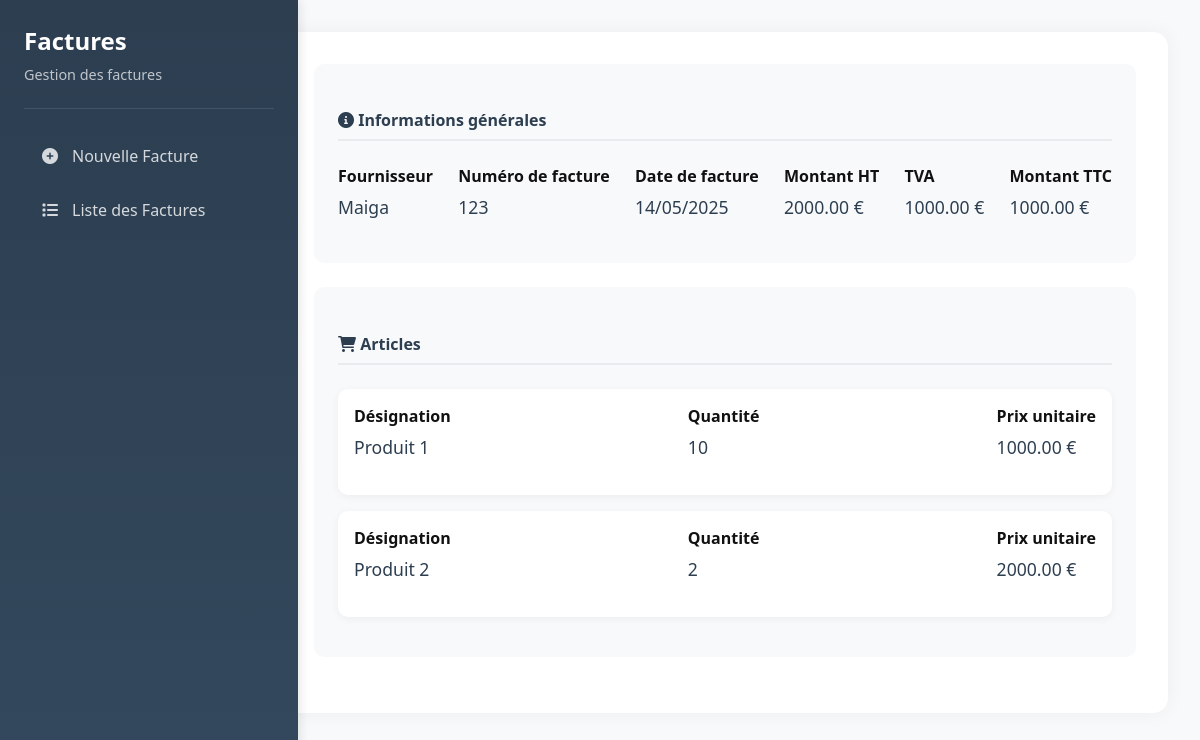
The page /scanFacture/detail/1/ (signed in) on the database its author committed.
### scanFacture/models.py (models this page shows, shortened)
class Facture(models.Model):
    utilisateur = models.ForeignKey(User, on_delete=models.CASCADE)
    fournisseur = models.CharField(max_length=255)
    numero_facture = models.CharField(max_length=100)
    date_facture = models.DateField()
    montant_ht = models.DecimalField(max_digits=10, decimal_places=2)
    tva = models.DecimalField(max_digits=10, decimal_places=2)
    montant_ttc = models.DecimalField(max_digits=10, decimal_places=2)
    fichier = models.FileField(upload_to='factures/')

class LigneArticle(models.Model):
    facture = models.ForeignKey(Facture, related_name='articles', on_delete=models.CASCADE)
    designation = models.CharField(max_length=255)
    quantite = models.PositiveIntegerField()
    prix_unitaire = models.DecimalField(max_digits=10, decimal_places=2)

### scanFacture/views.py (the view)
# urls.py: path('detail/<int:facture_id>/', views.detail_facture, name='detail_facture'),
@login_required
def detail_facture(request, facture_id):
    facture = get_object_or_404(Facture, id=facture_id, utilisateur=request.user)
    return render(request, 'scanFacture/detail-facture.html', {
        'facture': facture
    })

### scanFacture/templates/scanFacture/detail-facture.html (shortened to what this page needs)
{% extends 'accounts/base.html' %}
{% load static %}
{% block content %}
<div class="container-fluid py-4">
    <div class="row justify-content-center">
        <div class="col-lg-10">
            <div class="detail-container">
                <div class="detail-body">
                    <div class="detail-section">
                        <h4>
                            <i class="fas fa-info-circle me-2"></i>
                            Informations générales
                        </h4>
                        <div class="row info-card">
                            <div class="col-md-6 mb-3">
                                <div class="info-label">Fournisseur</div>
                                <div class="info-value">{{ facture.fournisseur }}</div>
                            </div>
                            <div class="col-md-6 mb-3">
                                <div class="info-label">Numéro de facture</div>
                                <div class="info-value">{{ facture.numero_facture }}</div>
                            </div>
                            <div class="col-md-4 mb-3">
                                <div class="info-label">Date de facture</div>
                                <div class="info-value">{{ facture.date_facture|date:"d/m/Y" }}</div>
                            </div>
                            <div class="col-md-4 mb-3">
                                <div class="info-label">Montant HT</div>
                                <div class="info-value">{{ facture.montant_ht }} €</div>
                            </div>
                            <div class="col-md-4 mb-3">
                                <div class="info-label">TVA</div>
                                <div class="info-value">{{ facture.tva }} €</div>
                            </div>
                             <div class="col-md-6 mb-3">
                                <div class="info-label">Montant TTC</div>
                                <div class="info-value">{{ facture.montant_ttc }} €</div>
                            </div>
                        </div>
                    </div>
                    <div class="detail-section">
                        <h4>
                            <i class="fas fa-shopping-cart me-2"></i>
                            Articles
                        </h4>
                        {% for article in facture.articles.all %}
                            <div class="article-card ">
                                <div class="row info-card">
                                    <div class="col-md-6 mb-3">
                                        <div class="info-label">Désignation</div>
                                        <div class="info-value">{{ article.designation }}</div>
                                    </div>
                                    <div class="col-md-2 mb-3">
                                        <div class="info-label">Quantité</div>
                                        <div class="info-value">{{ article.quantite }}</div>
                                    </div>
                                    <div class="col-md-2 mb-3">
                                        <div class="info-label">Prix unitaire</div>
                                        <div class="info-value">{{ article.prix_unitaire }} €</div>
                                    </div>
                                </div>
                            </div>
                        {% empty %}
                            <div class="alert alert-info">
                                Aucun article n'a été ajouté à cette facture.
                            </div>
                        {% endfor %}
                    </div>
                </div>
            </div>
        </div>
    </div>
</div>
{% endblock %}

### accounts/templates/accounts/base.html (style rules this page uses)
body { margin: 0; font-family: 'Segoe UI', Tahoma, Geneva, Verdana, sans-serif; display: flex; background-color: #f8f9fa; }

### scanFacture/templates/scanFacture/detail-facture.html (style rules this page uses)
.detail-container { background: #ffffff; border-radius: 15px; box-shadow: 0 0 20px rgba(0, 0, 0, 0.05); margin-bottom: 2rem; }
.detail-body { padding: 2rem; }
.detail-section { background: #f8f9fa; border-radius: 10px; padding: 1.5rem; margin-bottom: 1.5rem; }
.detail-section h4 { color: #2c3e50; font-weight: 600; margin-bottom: 1.5rem; padding-bottom: 0.5rem; border-bottom: 2px solid #e9ecef; }
.info-label { color: #111111FF; font-weight: bold; margin-bottom: 0.5rem; }
.info-value { color: #2c3e50; font-size: 1.1rem; }
.article-card { background: white; border-radius: 10px; box-shadow: 0 2px 8px rgba(0, 0, 0, 0.05); margin-bottom: 1rem; padding: 1rem; }
.mb-3 { margin-bottom:20px !important; }
.info-card { display: flex; flex-direction: row; justify-content: space-between; }

### rows shown on the page
Facture: fournisseur "Maiga", numero_facture "123", date_facture "14/05/2025", montant_ht "2000.00", tva "1000.00", montant_ttc "1000.00"
LigneArticle: designation "Produit 1", quantite "10", prix_unitaire "1000.00"
LigneArticle: designation "Produit 2", quantite "2", prix_unitaire "2000.00"
